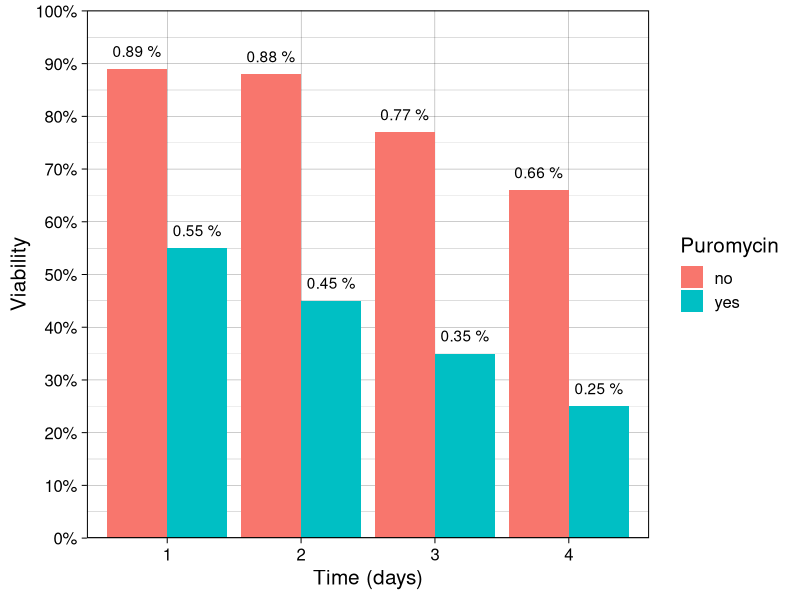
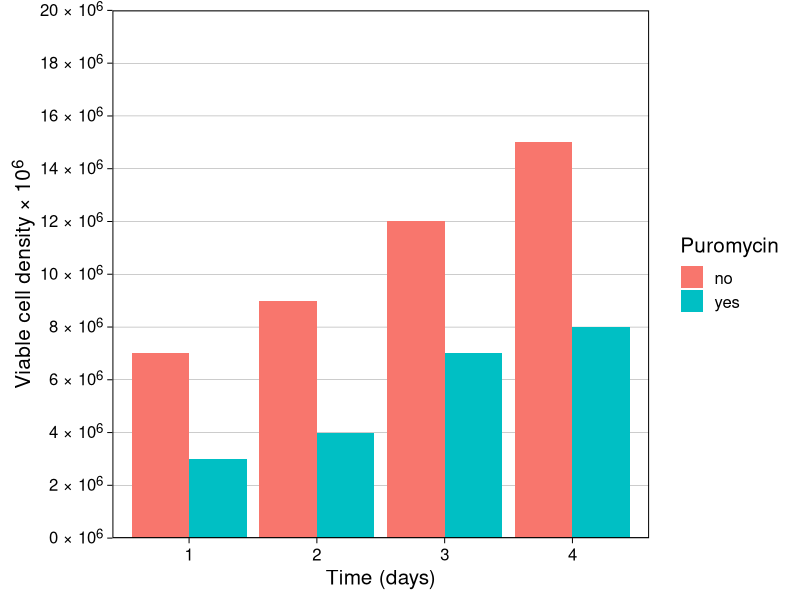
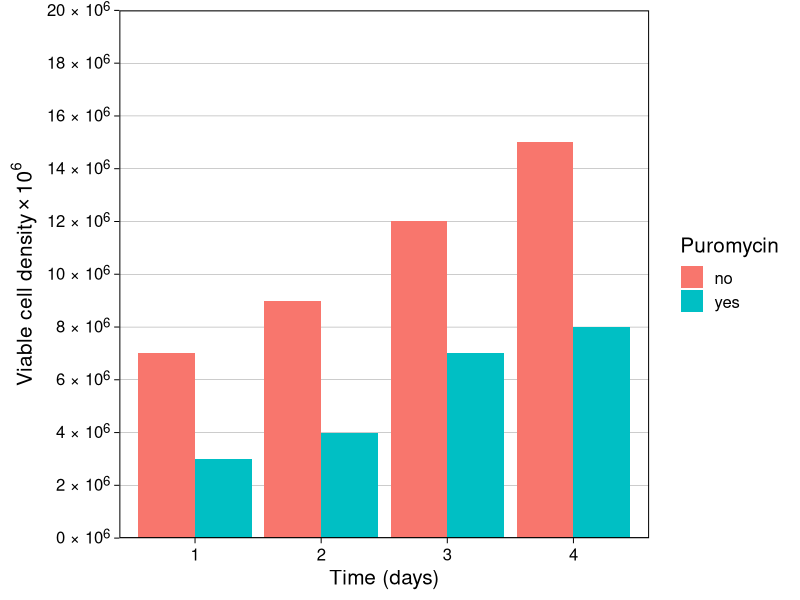
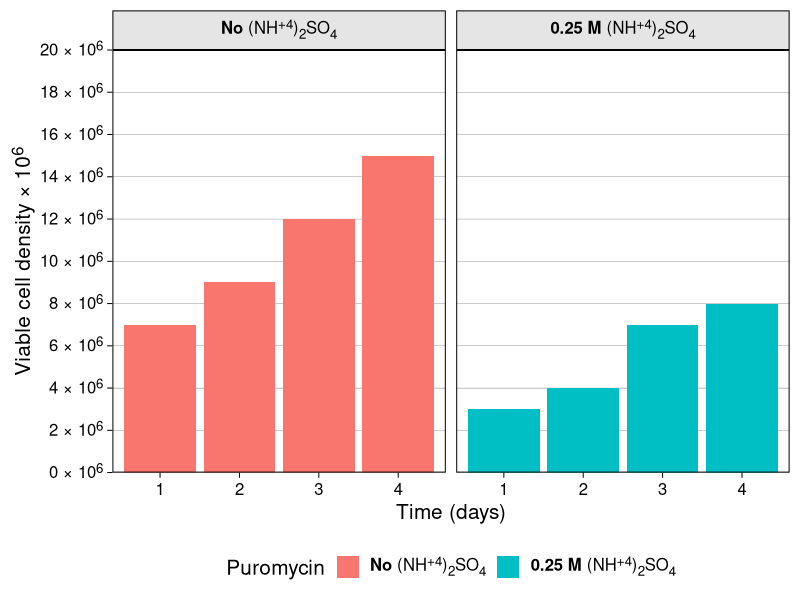

R code for these plots, in order:
## ---- chunk 1
library(dplyr)
library(ggplot2)
theme_set(theme_linedraw(base_size = 15))
## ---- chunk 2
cell_viability <- data.frame(
  day = rep(1:4, 2),
  viability = c(0.89, 0.88, 0.77, 0.66, 0.55, 0.45, 0.35, 0.25),
  vcd = c(7, 9, 12, 15, 3, 4, 7, 8),
  has_puromycin = c(rep("no", 4), rep("yes", 4))
)
cell_viability$day <- factor(cell_viability$day)
## ---- chunk 3
#| fig-width: 10

ggplot(
  cell_viability, 
  aes(day, viability, fill = has_puromycin)
) +
  geom_col(position = position_dodge(width = 0.9)) +
  geom_text(
    aes(label = paste(viability, "%")),
    vjust = -1,
    position = position_dodge(width = 0.9)
  ) +
  labs(
    x = "Time (days)",
    y = "Viability",
    fill = "Puromycin"
  ) +
  scale_y_continuous(
    limits = c(0, 1.001), 
    n.breaks = 10, 
    labels = scales::label_percent(), 
    expand = expansion(0)
  )
## ---- chunk 4
#| fig-width: 10

ggplot(
  cell_viability, 
  aes(day, vcd, fill = has_puromycin)
) +
  geom_col(position = "dodge") +
  labs(
    x = "Time (days)",
    y = "Viable cell density \U00D7 10^6^",
    fill = "Puromycin"
  ) +
  scale_y_continuous(
    limits = c(0, 20.001), 
    n.breaks = 10, 
    labels = scales::label_number(suffix = " \U00D7 10^6^"), 
    expand = expansion(0)
  ) +
  theme(
    axis.text.y = ggtext::element_markdown(),
    axis.title.y = ggtext::element_markdown(),
    panel.grid.major.x = element_blank(),
    panel.grid.minor = element_blank(),
  )

## ---- chunk 5
#| fig-width: 10

ggplot(
  cell_viability, 
  aes(day, vcd, fill = has_puromycin)
) +
  geom_col(position = "dodge") +
  labs(
    x = "Time (days)",
    y = expression("Viable cell density" %*% 10^6),
    fill = "Puromycin"
  ) +
  scale_y_continuous(
    limits = c(0, 20.001), 
    n.breaks = 10, 
    labels = scales::label_number(suffix = " \U00D7 10^6^"), 
    expand = expansion(0)
  ) +
  theme(
    axis.text.y = ggtext::element_markdown(),
    # axis.title.y = ggtext::element_markdown(),
    panel.grid.major.x = element_blank(),
    panel.grid.minor = element_blank()
  )
## ---- chunk 6
#| fig-width: 10

cell_viability$has_puromycin <- factor(
  cell_viability$has_puromycin,
  levels = c("no", "yes"),
  labels = c(
    "**No** (NH<sup>+4</sup>)<sub>2</sub>SO<sub>4</sub>",
    "**0.25 M** (NH<sup>+4</sup>)<sub>2</sub>SO<sub>4</sub>"
  )
)

ggplot(
  cell_viability, 
  aes(day, vcd, fill = has_puromycin)
) +
  geom_col(position = "dodge") +
  labs(
    x = "Time (days)",
    y = "Viable cell density \U00D7 10^6^",
    fill = "Puromycin"
  ) +
  scale_y_continuous(
    limits = c(0, 20.001), 
    n.breaks = 10, 
    labels = scales::label_number(suffix = " \U00D7 10^6^"), 
    expand = expansion(0)
  ) +
  facet_grid(~has_puromycin) +
  theme(
    axis.text.y = ggtext::element_markdown(),
    axis.title.y = ggtext::element_markdown(),
    panel.grid.major.x = element_blank(),
    panel.grid.minor = element_blank(),
    legend.text = ggtext::element_markdown(),
    strip.background = element_rect(fill = "gray90"),
    strip.text.x = ggtext::element_markdown(color = "black"),
    strip.text.y = ggtext::element_markdown(color = "black"),
    legend.position = "bottom"
  )
